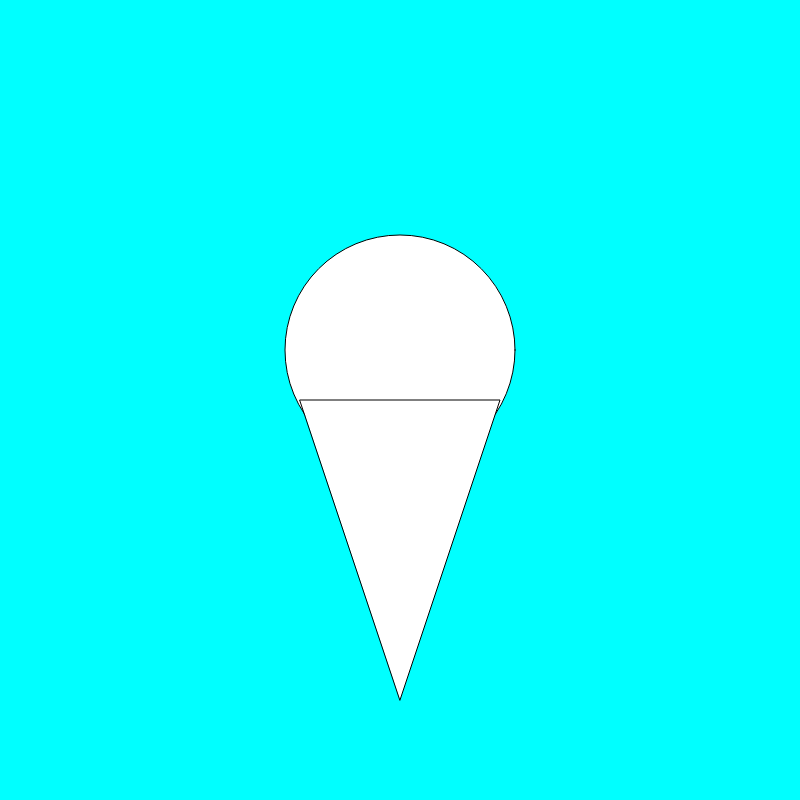
Frame 1 (no input)
Frame 60 (no input): identical to frame 1, image omitted
Frame 120 (the mouse pressed at the canvas centre since frame 60): identical to frame 1, image omitted

The p5.js sketch that drew this single still picture (run headless with seeded random() and noise() and a simulated clock; from frame 60 on, the mouse is pressed at the canvas centre):

// p5.js sketch
// ── sketch.js
function setup() {
  createCanvas(800, 800);
  background(0, 255, 255);

  //ellipse(300, 600, 200, 200);
  //rect(200, 100, 50, 50);
  ellipse(400, 350, 230, 230);
  console.log("Hello");
  triangle(300, 400, 500, 400, 400, 700);
}

function draw() {
  
}
